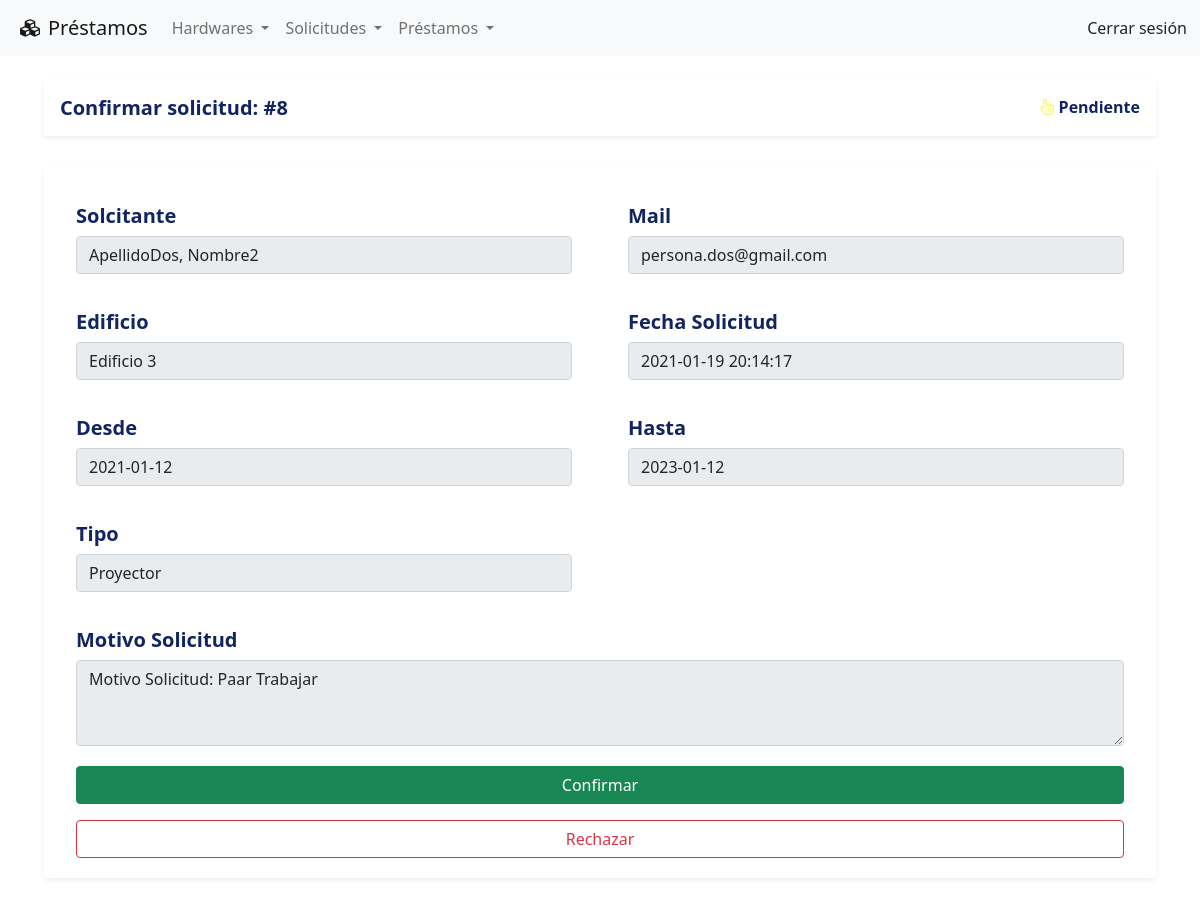
Page /solicitud/editar&id=8 on the earlier database version.
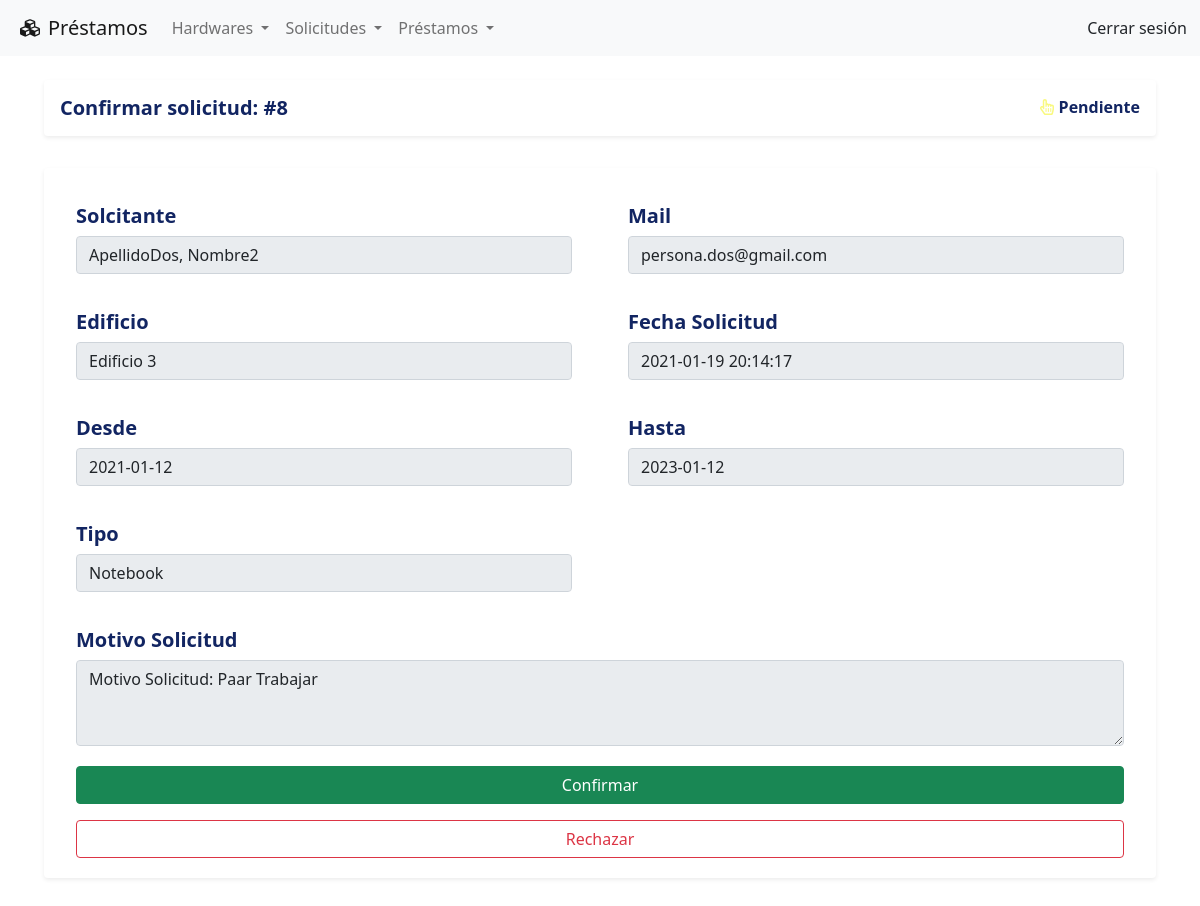
Same page on the later database version.
### tables this page shows
CREATE TABLE IF NOT EXISTS solicitudes
( 
    id_solicitud INT AUTO_INCREMENT PRIMARY KEY NOT NULL, 
    id_tipo_hardware INT NOT NULL,
    id_usuario INT NOT NULL,
    id_edificio INT NOT NULL ,
    fecha_desde DATE NOT NULL,
    fecha_hasta DATE NOT NULL,
    motivo_solicitud VARCHAR(1024) NOT NULL,
    id_estado_solicitud INT NOT NULL ,
    created_at TIMESTAMP DEFAULT CURRENT_TIMESTAMP,
    updated_at DATETIME DEFAULT CURRENT_TIMESTAMP ON UPDATE CURRENT_TIMESTAMP,
    FOREIGN KEY (id_tipo_hardware) REFERENCES tipos_hardware(id_tipo_hardware),
    FOREIGN KEY (id_usuario) REFERENCES usuarios(id_usuario),
    FOREIGN KEY (id_edificio) REFERENCES edificios(id_edificio)
);

CREATE TABLE IF NOT EXISTS tipos_hardware
(
    id_tipo_hardware INT AUTO_INCREMENT PRIMARY KEY NOT NULL,
    tipo_hardware VARCHAR(40) NOT NULL UNIQUE,
    created_at TIMESTAMP DEFAULT CURRENT_TIMESTAMP,
    updated_at DATETIME DEFAULT CURRENT_TIMESTAMP ON UPDATE CURRENT_TIMESTAMP
);

CREATE TABLE IF NOT EXISTS estados_solicitud
( 
    id_estado_solicitud INT AUTO_INCREMENT PRIMARY KEY NOT NULL, 
    estado_solicitud VARCHAR(40) NOT NULL UNIQUE,
    color_estado_solicitud VARCHAR(40) NOT NULL UNIQUE, 
    created_at TIMESTAMP DEFAULT CURRENT_TIMESTAMP,
    updated_at DATETIME DEFAULT CURRENT_TIMESTAMP ON UPDATE CURRENT_TIMESTAMP
);

CREATE TABLE IF NOT EXISTS usuarios
( 
    id_usuario INT AUTO_INCREMENT PRIMARY KEY NOT NULL, 
    nombre VARCHAR(60) NOT NULL, 
    apellido VARCHAR(60) NOT NULL, 
    email VARCHAR(60) NOT NULL UNIQUE,
    password VARCHAR(20) NOT NULL,
    id_rol_usuario INT NOT NULL,
    created_at TIMESTAMP DEFAULT CURRENT_TIMESTAMP,
    updated_at DATETIME DEFAULT CURRENT_TIMESTAMP ON UPDATE CURRENT_TIMESTAMP
);

CREATE TABLE IF NOT EXISTS edificios
( 
    id_edificio INT AUTO_INCREMENT PRIMARY KEY NOT NULL, 
    edificio VARCHAR(60) NOT NULL UNIQUE,
    created_at TIMESTAMP DEFAULT CURRENT_TIMESTAMP,
    updated_at DATETIME DEFAULT CURRENT_TIMESTAMP ON UPDATE CURRENT_TIMESTAMP
);

### index.php (called while the page is built, shortened)
<?php
    require_once "config/database.php";
    include_once "views/layouts/header.php";
    include_once "views/layouts/main.php";
    include_once "views/layouts/footer.php";
?>

### config/database.php (called while the page is built)
<?php
class Database {
    public static function connect(){
        $db = new mysqli('localhost', 'root', '', 'prestamos');
        $db->query ("SET NAMES 'utf-8'");
        return $db;
    }
}

### models/solicitudModel.php (called while the page is built, shortened)
<?php
class SolicitudModel{
        private $idSolicitud;
        private $db;
    public function __construct() {
        $this->db = Database::connect();
    }
    function getIdSolicitud() {
        return $this->idSolicitud;
    }
    function setIdSolicitud($idSolicitud) {
        $this->idSolicitud = $idSolicitud;
    }
    public function getOne() {
        $solicitud = $this->db->query("SELECT * FROM solicitudes
            INNER JOIN tipos_hardware ON solicitudes.id_tipo_hardware = tipos_hardware.id_tipo_hardware
            INNER JOIN usuarios ON solicitudes.id_usuario  = usuarios.id_usuario
            INNER JOIN edificios ON solicitudes.id_edificio = edificios.id_edificio
            INNER JOIN estados_solicitud ON solicitudes.id_estado_solicitud = estados_solicitud.id_estado_solicitud
            WHERE id_solicitud = {$this->getIdSolicitud()};");
        $soli = $solicitud->fetch_object();
        return $soli;
    }
}

### views/solicitud/editar.php (the view, shortened to what the changed rows need)
<div class="row my-3">
	<div class="col align-middle">
		<div class="card d-inline-block border-0 shadow-sm shadow-hover w-100">
			<div class="card-body d-flex justify-content-between align-items-center">
				<h5 class="mb-0">Confirmar solicitud: #<?= $soli->id_solicitud?></h5>
				<h6 class="mb-0">
					<span>
						<i class="far fa-hand-pointer"
							<?php
								switch ($soli->id_estado_solicitud) {
									case 3:
										echo 'style="color:rgba(244, 244, 0, 0.5)"';
										break;
								}
							?>
						> </i>
					</span>
					<?php echo $soli->estado_solicitud?>
				</h6>
			</div>
		</div>
	</div>
</div>
<div class="row my-3">
	<div class="col-xl-12 col-lg-12">
		<div class="card card-body shadow-sm p-3 mb-5 bg-white rounded border-0">
			<form action="<?= URL ?>solicitud/confirmar" method="POST">
				<div class="row my-1">
					<div class="col-sm-6">
						<div class="card border-0">
							<div class="card-body">
								<h5 class="card-title">Solcitante</h5>
								<input type="text" class="form-control"
									value="<?= $soli->apellido ?>, <?= $soli->nombre ?>" name="nombre" required readonly>
							</div>
						</div>
					</div>
					<div class="col-sm-6">
						<div class="card border-0">
							<div class="card-body">
								<h5 class="card-title">Mail</h5>
								<input type="text" class="form-control"
									value="<?= $soli->email?>" name="email" required readonly>
							</div>
						</div>
					</div>
				</div>
				<div class="row my-1">
					<div class="col-sm-6">
						<div class="card border-0">
							<div class="card-body">
								<h5 class="card-title">Edificio</h5>
								<input type="text" class="form-control"
									value="<?= $soli->edificio ?>" name="edificio" required readonly>
							</div>
						</div>
					</div>
					<div class="col-sm-6">
						<div class="card border-0">
							<div class="card-body">
								<h5 class="card-title">Fecha Solicitud</h5>
								<input type="text" class="form-control"
									value="<?= $soli->created_at?>" name="fecha_solicitud" required readonly>
							</div>
						</div>
					</div>
				</div>
				<div class="row my-1">
					<div class="col-sm-6">
						<div class="card border-0">
							<div class="card-body">
								<h5 class="card-title">Desde</h5>
								<input type="text" class="form-control"
									value="<?= $soli->fecha_desde ?>" name="fecha_desde" required readonly>
							</div>
						</div>
					</div>
					<div class="col-sm-6">
						<div class="card border-0">
							<div class="card-body">
								<h5 class="card-title">Hasta</h5>
								<input type="text" class="form-control"
									value="<?= $soli->fecha_hasta ?>" name="fecha_hasta" required readonly>
							</div>
						</div>
					</div>
				</div>
				<div class="row my-1">
					<div class="col-sm-6">
						<div class="card border-0">
							<div class="card-body">
								<h5 class="card-title">Tipo</h5>
								<input type="text" class="form-control"
									value="<?= $soli->tipo_hardware ?>" name="tipo_hardware" required readonly>
							</div>
						</div>
					</div>
				</div>
				<div class="row my-1 ">
					<div class="col">
						<div class="card border-0">
							<div class="card-body">
								<h5 class="card-title">Motivo Solicitud</h5>
								<textarea type="text" class="form-control text-left" rows="3" name="motivo_solicitud" readonly><?= $soli->motivo_solicitud; ?></textarea>
							</div>
						</div>
					</div>
				</div>
				<div class="row my-1">
					<div class="col">
						<div class="card border-0 px-3">
							<input type="submit" class="btn btn-success btn-block" value="Confirmar">
						</div>
					</div>
				</div>
				<div class="row mt-3 mb-1">
					<div class="col">
						<div class="card border-0 px-3">
							<input type="submit" class="btn btn-outline-danger" value="Rechazar">
						</div>
					</div>
				</div>
			</form>
		</div>
	</div>
</div>

Differences in the rows shown:
changed solicitudes "Motivo Solicitud: Paar Trabajar": tipo_hardware "Proyector" → "Notebook"
